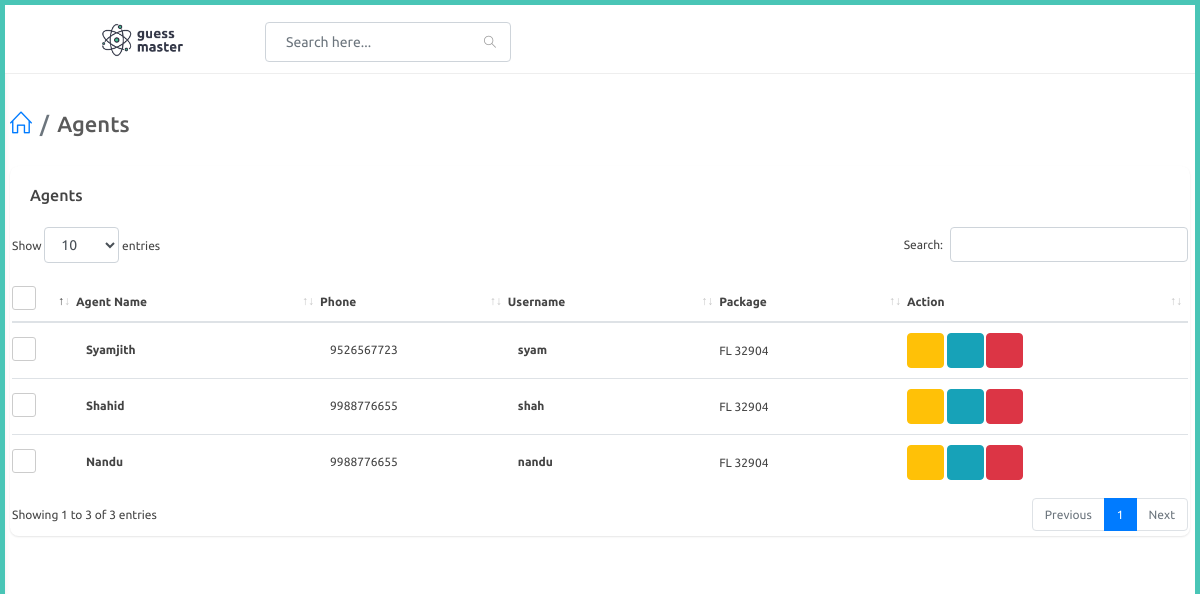
The app's page /adminapp/view-agent with its own data.
### website/models.py (models this page shows, shortened)
class Agent(models.Model):
    user = models.OneToOneField(User,on_delete=models.CASCADE,related_name="agent")
    agent_name = models.CharField(max_length=100)
    phone_number = models.CharField(max_length=100)

class User(AbstractUser):
    is_agent = models.BooleanField("is agent", default=False)
    is_dealer = models.BooleanField("is dealer", default=False)

### adminapp/views.py (the view)
# urls.py: path('view-agent',views.view_agent,name="view_agent"),
def view_agent(request):
    agents = Agent.objects.filter().all()
    context = {
        'agents' : agents,
    }
    return render(request,'adminapp/view_agent.html',context)

### templates/adminapp/view_agent.html (shortened to what this page needs)
{% extends 'adminapp/partials/base.html' %}
{% load static %}
{% block content %}
<div id="main-content">
    <div class="container-fluid">
        <div class="block-header">
            <div class="row">
                <div class="col-lg-5 col-md-8 col-sm-12">
                    <h2><a href="javascript:void(0);" class="btn btn-xs btn-link btn-toggle-fullwidth"></a>  <ul class="breadcrumb">
                        <li class="breadcrumb-item"><a href="{% url 'adminapp:index' %}"><i class="icon-home"></i></a></li>
                        <li class="breadcrumb-item">Agents</li>
                    </ul></h2>
                </div>
            </div>
        </div>
        <div class="row clearfix">
            <div class="col-lg-12">
<div class="card">
    <div class="header">
        <h2>Agents</h2>
    </div>
    <div class="body">
        <div class="table-responsive">
            <table class="table table-hover js-basic-example dataTable table-custom m-b-0 c_list">
                <thead>
                    <tr>
                        <th>
                            <label class="fancy-checkbox">
                                <span></span>
                            </label>
                        </th>
                        <th>Agent Name</th>
                        <th>Phone</th>
                        <th>Username</th>
                        <th>Package</th>
                        <th>Action</th>
                    </tr>
                </thead>
                    <tbody>
                    {% for agent in agents %}
                    <tr>
                        <td style="width: 50px;">
                            <label class="fancy-checkbox">
                                <span></span>
                            </label>
                        </td>
                        <td>
                            <p class="c_name">{{agent.agent_name}}</p>
                        </td>
                        <td>
                            <span class="phone">{{agent.phone_number}}</span>
                        </td>
                        <td>
                            <p class="c_name">{{agent.user.username}}</p>
                        </td>
                        <td>
                            <address> FL 32904</address>
                        </td>
                        <td>
                            {% if agent.user.is_active %}
                            <button  type="button" onclick="agentBan(('{{ agent.id }}'))" class="btn btn-warning" title="Ban"> <i class="fa fa-ban"></i></button>
                            {% else %}
                            <button  type="button" onclick="removeBan(('{{ agent.id }}'))" class="btn btn-warning" title="Remove Ban"> <i class="fa fa-check"></i></button>
                            {% endif %}
                            <a href="{% url 'adminapp:edit_agent' agent.id %}" class="btn btn-info" title="Edit">
                                <i class="fa fa-edit"></i>
                            </a>
                            <button type="button" onclick="agentDelete(('{{ agent.id }}'))" data-type="confirm" class="btn btn-danger js-sweetalert" title="Delete"><i class="fa fa-trash-o"></i></button>
                        </td>
                    </tr>
                    {% endfor %}
                </tbody>
            </table>
        </div>
    </div>
</div>
</div>
</div>
</div>
</div>
{% endblock %}

### static/css/color_skins.css (style rules this page uses)
.theme-cyan:before,.theme-cyan:after { background:#49c5b6 }

### records on screen
Agent: agent_name "Syamjith", phone_number "9526567723", user.username "syam"
Agent: agent_name "Shahid", phone_number "9988776655", user.username "shah"
Agent: agent_name "Nandu", phone_number "9988776655", user.username "nandu"
